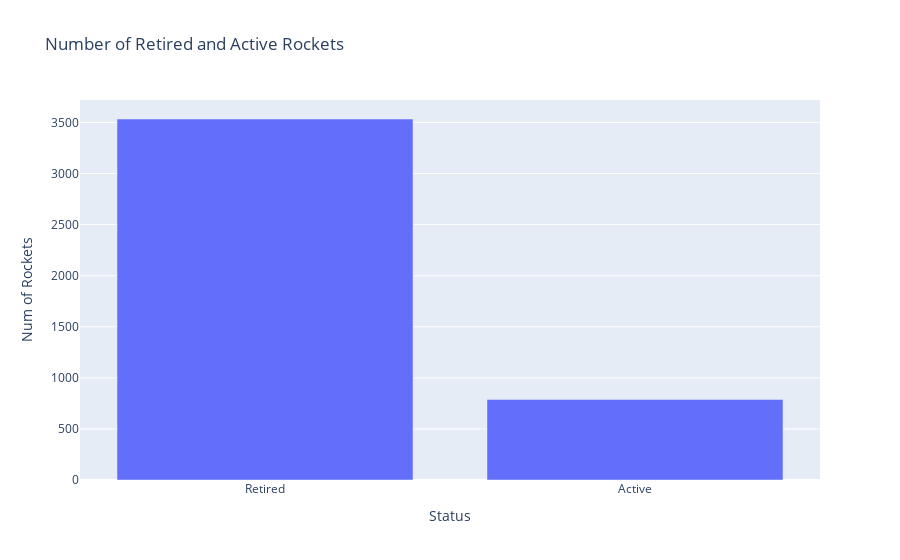

The code cell stored with this chart in its notebook:
### Code cell
# Plot active vs retired rockets
active_retired_plot = px.bar(active_retired, x='Status', y='Num of Rockets',
                             title='Number of Retired and Active Rockets')
active_retired_plot.show()

### Figure 1 — Plotly figure (JSON) as saved in the notebook; plotly's stock layout.template omitted (floating-point values rounded to 4 significant figures)
{"data": [{"hovertemplate": "Status=%{x}<br>Num of Rockets=%{y}<extra></extra>", "legendgroup": "", "marker": {"color": "#636efa", "pattern": {"shape": ""}}, "name": "", "orientation": "v", "showlegend": false, "textposition": "auto", "type": "bar", "x": ["Retired", "Active"], "xaxis": "x", "y": [3534, 789], "yaxis": "y"}], "layout": {"barmode": "relative", "legend": {"tracegroupgap": 0}, "title": {"text": "Number of Retired and Active Rockets"}, "xaxis": {"anchor": "y", "domain": [0, 1], "title": {"text": "Status"}}, "yaxis": {"anchor": "x", "domain": [0, 1], "title": {"text": "Num of Rockets"}}}}
